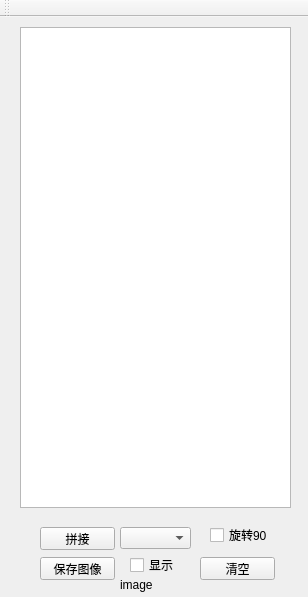
<?xml version="1.0" encoding="UTF-8"?>
<ui version="4.0">
 <class>MainWindow</class>
 <widget class="QMainWindow" name="MainWindow">
  <property name="geometry">
   <rect>
    <x>0</x>
    <y>0</y>
    <width>308</width>
    <height>597</height>
   </rect>
  </property>
  <property name="windowTitle">
   <string>艾灸</string>
  </property>
  <widget class="QWidget" name="centralWidget">
   <widget class="QListWidget" name="listWidget">
    <property name="geometry">
     <rect>
      <x>20</x>
      <y>10</y>
      <width>271</width>
      <height>481</height>
     </rect>
    </property>
   </widget>
   <widget class="QPushButton" name="pushButton">
    <property name="geometry">
     <rect>
      <x>40</x>
      <y>510</y>
      <width>75</width>
      <height>23</height>
     </rect>
    </property>
    <property name="text">
     <string>拼接</string>
    </property>
   </widget>
   <widget class="QPushButton" name="deleteAll">
    <property name="geometry">
     <rect>
      <x>200</x>
      <y>540</y>
      <width>75</width>
      <height>23</height>
     </rect>
    </property>
    <property name="text">
     <string>清空</string>
    </property>
   </widget>
   <widget class="QPushButton" name="saveButton">
    <property name="geometry">
     <rect>
      <x>40</x>
      <y>540</y>
      <width>75</width>
      <height>23</height>
     </rect>
    </property>
    <property name="text">
     <string>保存图像</string>
    </property>
   </widget>
   <widget class="QCheckBox" name="checkBox">
    <property name="geometry">
     <rect>
      <x>130</x>
      <y>540</y>
      <width>71</width>
      <height>16</height>
     </rect>
    </property>
    <property name="text">
     <string>显示</string>
    </property>
   </widget>
   <widget class="QComboBox" name="comboBox_Algorihm">
    <property name="geometry">
     <rect>
      <x>120</x>
      <y>510</y>
      <width>71</width>
      <height>22</height>
     </rect>
    </property>
   </widget>
   <widget class="QLabel" name="label">
    <property name="geometry">
     <rect>
      <x>120</x>
      <y>560</y>
      <width>41</width>
      <height>16</height>
     </rect>
    </property>
    <property name="text">
     <string>image</string>
    </property>
   </widget>
   <widget class="QCheckBox" name="checkBox_2">
    <property name="geometry">
     <rect>
      <x>210</x>
      <y>510</y>
      <width>71</width>
      <height>16</height>
     </rect>
    </property>
    <property name="text">
     <string>旋转90</string>
    </property>
   </widget>
  </widget>
  <widget class="QToolBar" name="mainToolBar">
   <attribute name="toolBarArea">
    <enum>TopToolBarArea</enum>
   </attribute>
   <attribute name="toolBarBreak">
    <bool>false</bool>
   </attribute>
  </widget>
 </widget>
 <layoutdefault spacing="6" margin="11"/>
 <resources/>
 <connections/>
</ui>
